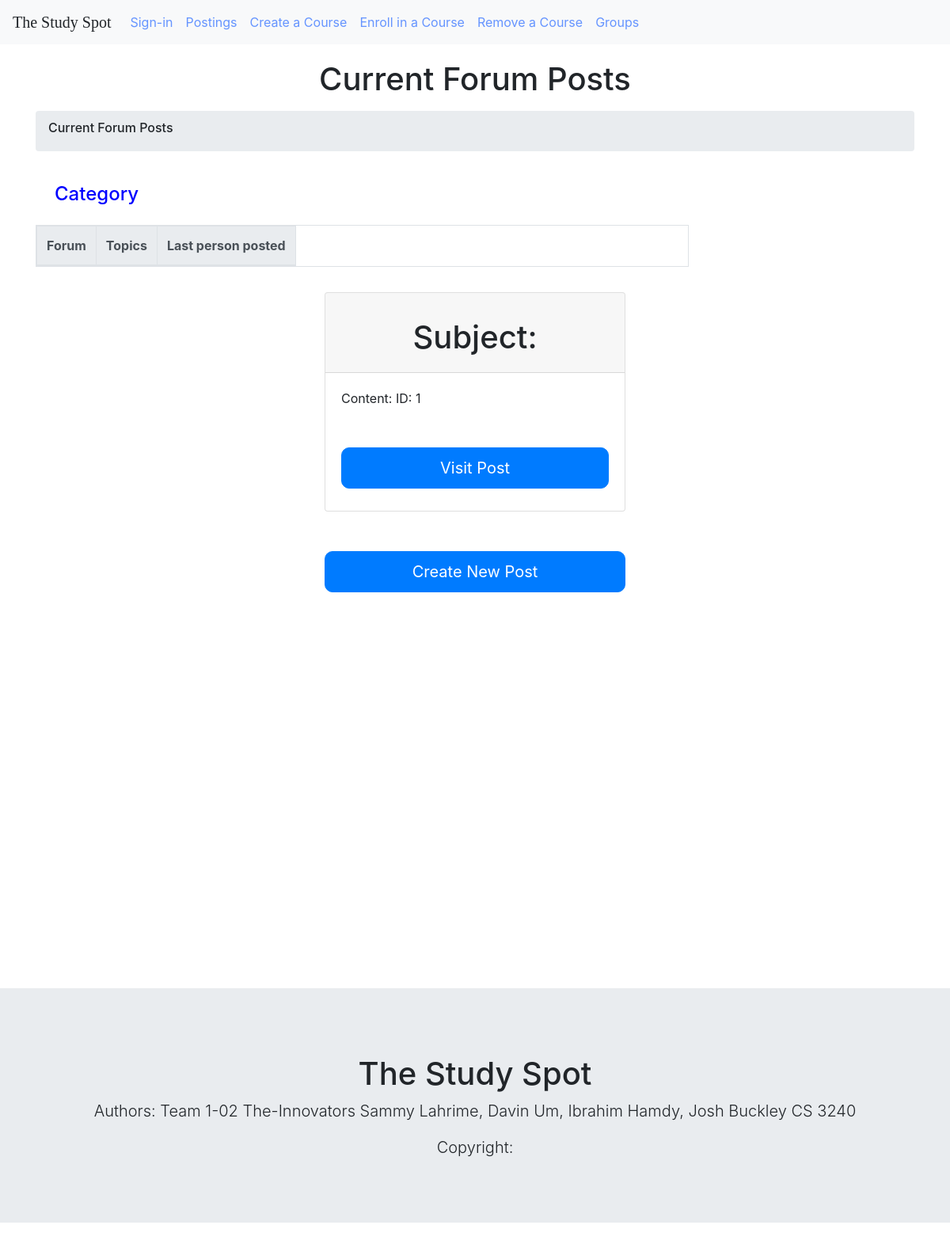
Page /post/ on the earlier database version.
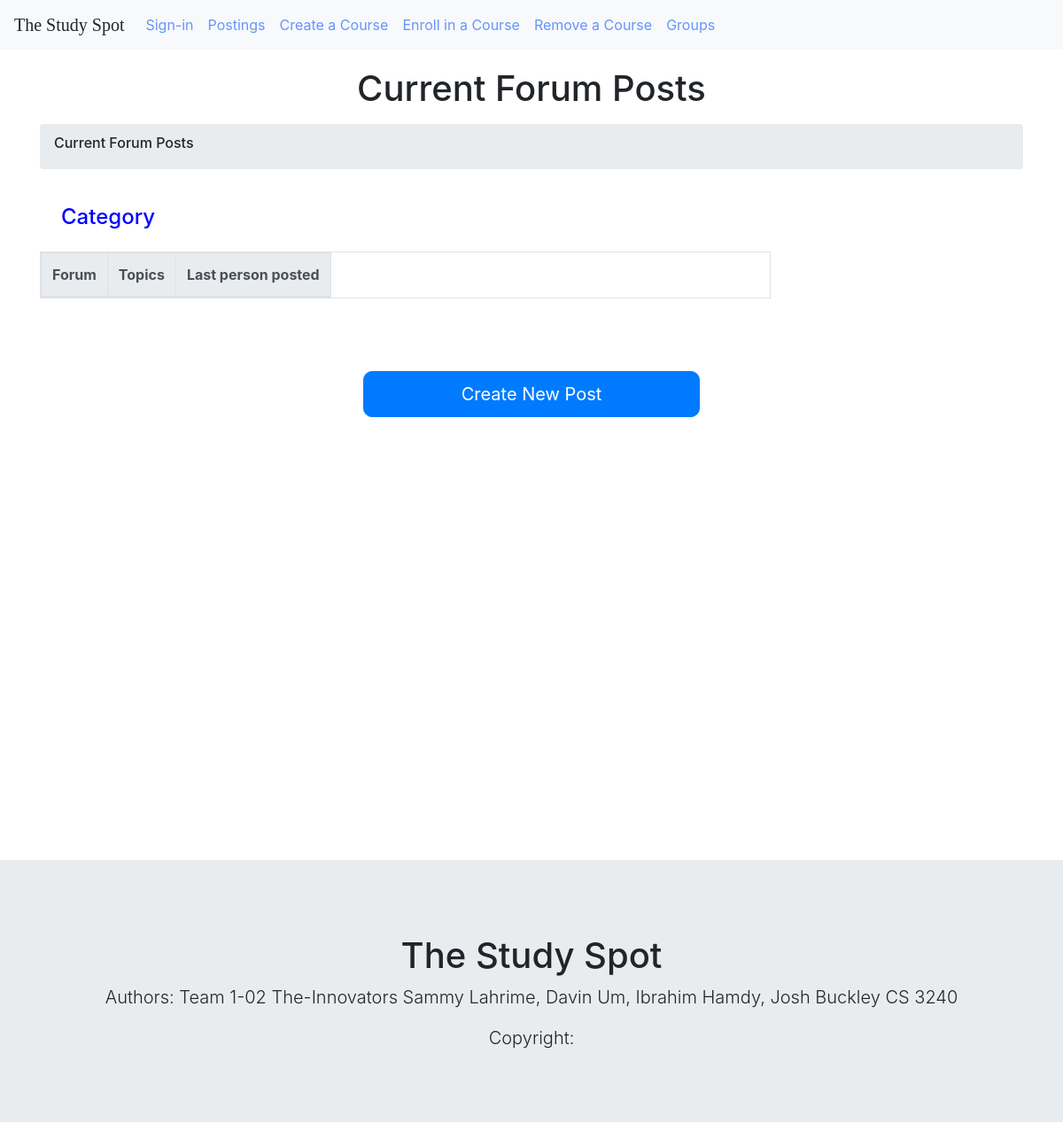
Same page on the later database version.
### StudyForum/models.py (models this page shows)
class Post(models.Model):
    username = models.CharField(max_length = 12, default="na")
    subject = models.CharField(max_length = 50, default="na")
    category = models.CharField(max_length = 20, default="na")
    content = models.CharField(max_length = 100, default="na")

### StudyForum/views.py (the view)
# urls.py: path('post/', views.post, name = 'post'),
def post(request):
    post_list = Post.objects.all()
    context = {'post_list': post_list}
    return render(request, 'studyforum/postings.html',context)

### StudyForum/templates/studyforum/postings.html
{% extends './global_template.html' %}
{% block content %}
  <h1>Current Forum Posts</h1>
  <div class = "container my-3">
      <nav class = "breadcrumb">
        <h6 class = "breadcrumb-item-active">Current Forum Posts</h6>
      </nav>
      <div class = "row">
          <div class="col-12 col-xl-9">
              <h2 style = "color:blue" class="h4 category mb-0 p-4 rounded-top">Category</h2>
                  <table class="table table-striped table-bordered table-responsive">
                      <thead class="thead-light">
                            <tr>
                                <th scope = "col" class = "forum-col">
                                Forum
                                </th>
                                <th scope = "col">
                                    Topics
                                </th>
                                <th scope = "col" class = "last-post-col">
                                Last person posted
                                </th>
                            </tr>
                      </thead>
                  </table>
          </div>
      </div>
  </div>
<div class = "row">
  <div class ="col-md-4"></div>
  <div class = "col-md-4">
        {% for post in post_list %}
        <div class="card z-depth-0 bordered">
                <div class="card-header">
                  <h1>
                  Subject: {{post.subject}}
                  </h1>
                </div>
                <div class="card-body" id ="card-four">
                  Content: {{post.content}}
                  ID: {{post.id}}
                  <h1>
                    <form>
                      <button formaction="{% url 'studyforum:postpage' post.id %}" class = "btn btn-block btn-primary big-button">Visit Post</button>
                    </form>
                  </h1>
                </div>
              </div>
        {% endfor %}
        </div>
        <div class = "col-md-4"></div>
  </div>
    <div class = "row">
      <div class="col-md-4"></div>
      <div class="col-md-4">
    <form>
    <button formaction="{% url 'studyforum:postsubmit' %}" class = "btn btn-block btn-primary big-button">Create New Post</button>
    </form>
    </div>
    <div class="col-md-4"></div>
    </div>
    {% endblock%}

Differences in the rows shown:
removed Post: id "1"
